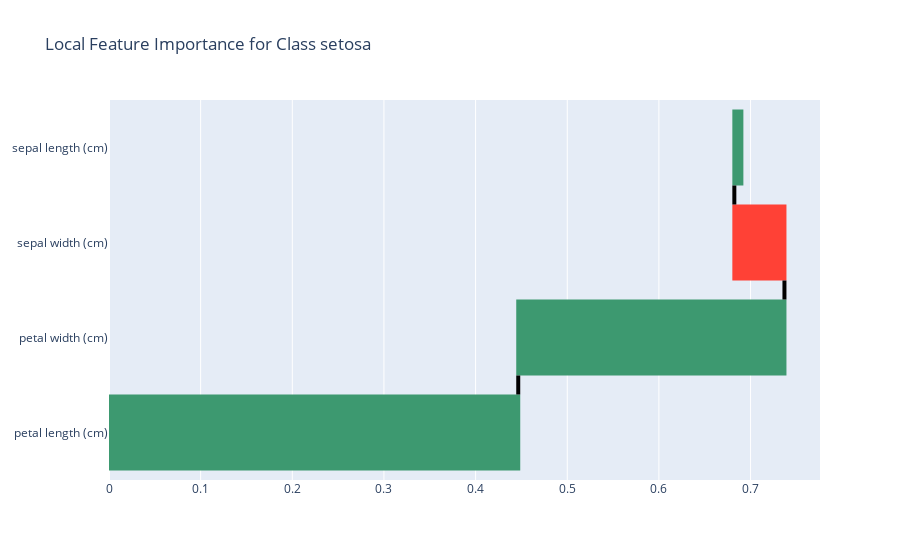

Notebook code cell kept with this figure:
### Code cell
from src.influencio.core import KeyInfluencers

ki = KeyInfluencers(df, "target")
ki.fit()
ki.local_feature_importance(5)

### Figure 1 — Plotly figure (JSON) as saved in the notebook; plotly's stock layout.template omitted (floating-point values rounded to 4 significant figures)
{"data": [{"connector": {"line": {"color": "rgb(0, 0, 0)", "dash": "solid", "width": 4}, "mode": "between"}, "measure": ["relative", "relative", "relative", "relative"], "name": "Feature Importance for Class", "orientation": "h", "type": "waterfall", "x": [0.4465, 0.2905, -0.05468, 0.007683], "y": ["petal length (cm)", "petal width (cm)", "sepal width (cm)", "sepal length (cm)"]}], "layout": {"title": {"text": "Local Feature Importance for Class setosa"}}}
